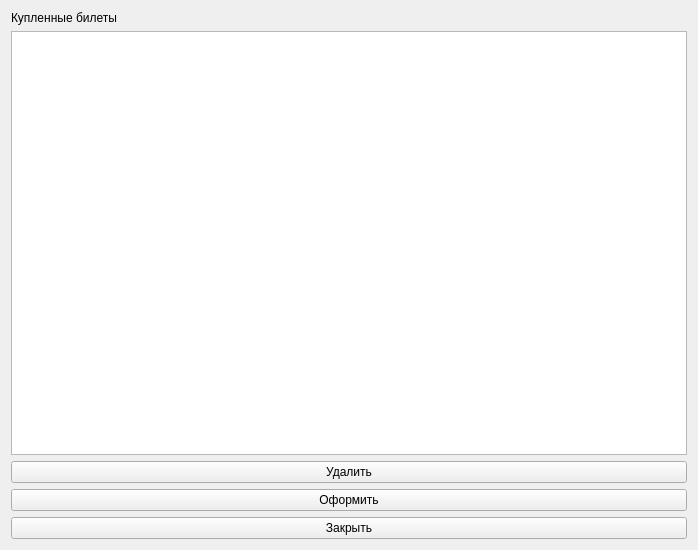
<?xml version="1.0" encoding="UTF-8"?>
<ui version="4.0">
 <class>CartManager</class>
 <widget class="QWidget" name="CartManager">
  <property name="geometry">
   <rect>
    <x>0</x>
    <y>0</y>
    <width>698</width>
    <height>550</height>
   </rect>
  </property>
  <property name="windowTitle">
   <string>Корзина</string>
  </property>
  <layout class="QVBoxLayout" name="verticalLayout">
   <item>
    <widget class="QLabel" name="cartlabel">
     <property name="text">
      <string>Купленные билеты</string>
     </property>
    </widget>
   </item>
   <item>
    <widget class="QListWidget" name="cartList"/>
   </item>
   <item>
    <widget class="QPushButton" name="removeButton">
     <property name="text">
      <string>Удалить</string>
     </property>
    </widget>
   </item>
   <item>
    <widget class="QPushButton" name="doneButton">
     <property name="text">
      <string>Оформить</string>
     </property>
    </widget>
   </item>
   <item>
    <widget class="QPushButton" name="closeButton">
     <property name="text">
      <string>Закрыть</string>
     </property>
    </widget>
   </item>
  </layout>
 </widget>
 <resources/>
 <connections/>
</ui>
